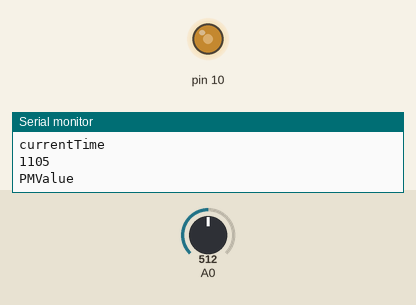
Recording of a sketch running on a simulated Arduino Uno, built with avr-gcc and run on an emulated ATmega328P. On the bench: output pins drawn as LEDs (lit = HIGH), the last lines printed to the serial monitor. The test bench sets the inputs (shaded band); at power-on: A0 = 512.

Above: at 1.2 s.
1.3 s: A0 set to 993
At 2.5 s:
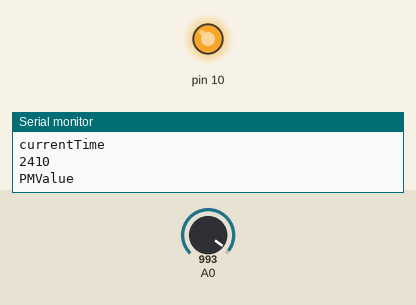
2.8 s: A0 set to 1011
At 4.2 s:
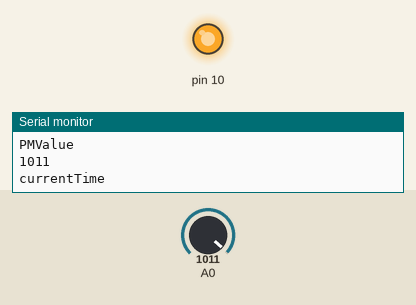
5.8 s: A0 set to 716
At 6.6 s:
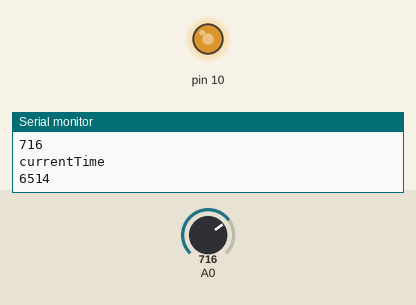
7.3 s: A0 set to 122
At 8.1 s:
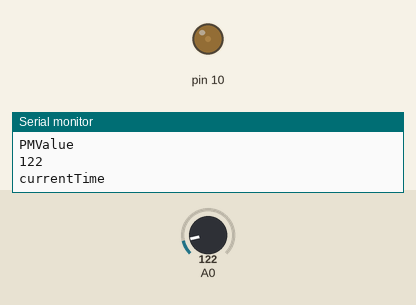
8.8 s: A0 set to 0
At 9.6 s:
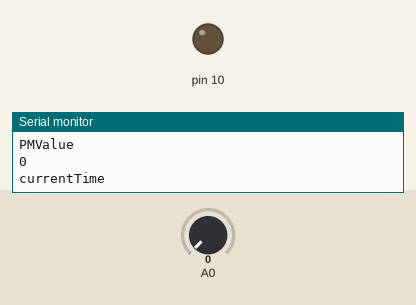
Timing chart, 0 to 11.3 s (numbered marks = the images above; inputs shaded):
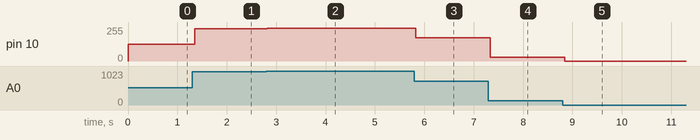

Measured:
- after the input at 1.3 s, pin 10: 124/255 → 242/255 after 0.05 s
- after the input at 2.8 s, pin 10: 242/255 → 246/255 at once
- after the input at 5.8 s, pin 10: 246/255 → 174/255 at once
- after the input at 7.3 s, pin 10: 174/255 → 29/255 at once
- after the input at 8.8 s, pin 10: 29/255 → 0/255 after 0.05 s

The sketch:

LED_Bright.ino
```cpp
  unsigned long currentTime;
  unsigned long previousTime;
  int PMValue;

void setup() {
  // put your setup code here, to run once:
Serial.begin(9600);
pinMode(10, OUTPUT);
}

void loop() {
  // put your main code here, to run repeatedly:

  PMValue = analogRead(A0);
  Serial.println("PMValue");
  Serial.println(PMValue);
  //map(PMValue, 0, 1023, 0, 255);
  analogWrite(10, PMValue / 4.1);

  currentTime = millis();
  Serial.println("currentTime");
  Serial.println(currentTime);

  }
```
